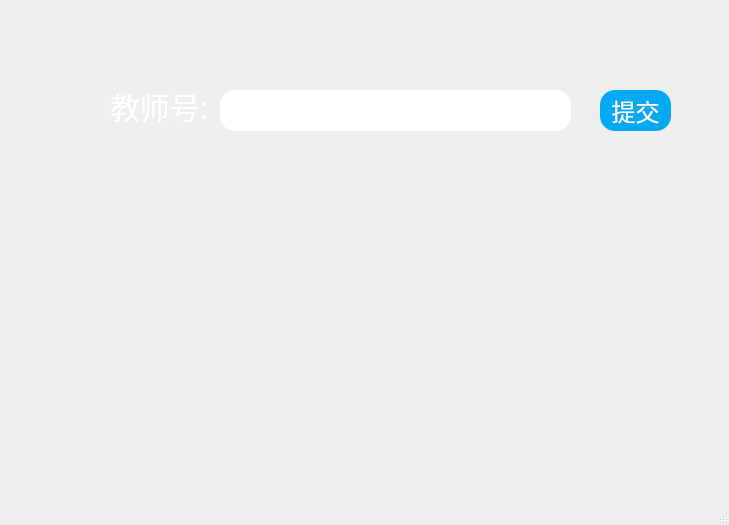
<?xml version="1.0" encoding="UTF-8"?>
<ui version="4.0">
 <class>search_techer</class>
 <widget class="QMainWindow" name="search_techer">
  <property name="geometry">
   <rect>
    <x>0</x>
    <y>0</y>
    <width>729</width>
    <height>525</height>
   </rect>
  </property>
  <property name="windowTitle">
   <string>查询教师页面</string>
  </property>
  <property name="styleSheet">
   <string notr="true">*{
font-size:24px;
font-family:sans-serif;
}
#centralwidget{   
border-image:url(:/image/7.jpg);
}
QFrame{
background:rgba(0,0,0,0);
border-radius:15px;
}
QPushButton{
background:#03a9f4;
color:#fff;
border-radius:15px;
}
QLineEdit{
border-radius:15px;
color:#03a9f4;
}
QLabel{
color:#fff;
background:transparent;
font-size:30px;
}</string>
  </property>
  <widget class="QWidget" name="centralwidget">
   <widget class="QTableView" name="tableView">
    <property name="geometry">
     <rect>
      <x>-30</x>
      <y>190</y>
      <width>781</width>
      <height>191</height>
     </rect>
    </property>
   </widget>
   <widget class="QPushButton" name="pushButton">
    <property name="geometry">
     <rect>
      <x>600</x>
      <y>90</y>
      <width>71</width>
      <height>41</height>
     </rect>
    </property>
    <property name="text">
     <string>提交</string>
    </property>
   </widget>
   <widget class="QLineEdit" name="lineEdit">
    <property name="geometry">
     <rect>
      <x>220</x>
      <y>90</y>
      <width>351</width>
      <height>41</height>
     </rect>
    </property>
   </widget>
   <widget class="QLabel" name="label">
    <property name="geometry">
     <rect>
      <x>110</x>
      <y>60</y>
      <width>131</width>
      <height>91</height>
     </rect>
    </property>
    <property name="text">
     <string>教师号:</string>
    </property>
   </widget>
  </widget>
  <widget class="QMenuBar" name="menubar">
   <property name="geometry">
    <rect>
     <x>0</x>
     <y>0</y>
     <width>729</width>
     <height>30</height>
    </rect>
   </property>
  </widget>
  <widget class="QStatusBar" name="statusbar"/>
 </widget>
 <resources/>
 <connections/>
</ui>
